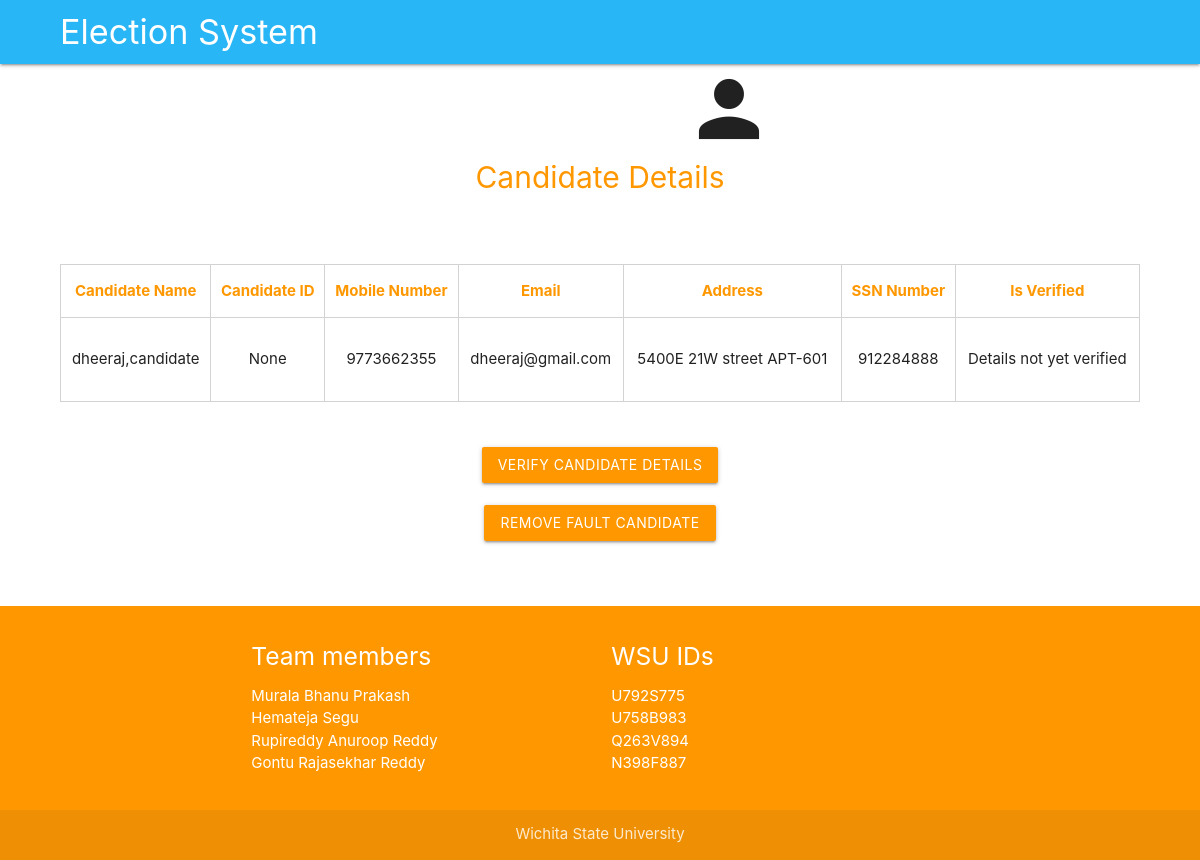
The page /cand/10/ (signed in) on the database its author committed.
### application/models.py (models this page shows, shortened)
class CandidateInformation(models.Model):
    id = models.AutoField(primary_key=True) # primary key of the table.
    member = models.ForeignKey(ElectionMember, on_delete=models.CASCADE)
    candidate_id = models.CharField(max_length=20,null=True,blank=True) # candidate id ( will create by admin once details verified)
    birth_date = models.DateField(null=True) # date of birth of candidate
    person_type = models.CharField(max_length=6, choices=(('Male','Male'),('Female','Female')),null=True)
    full_address = models.CharField(max_length=180,null=True)
    state = models.CharField(choices=(('KS','Kansas'),), max_length=2,null=True)
    postal_code = models.CharField(max_length=5,null=True)
    ssn = models.CharField(max_length=9,null=True)
    political_party = models.CharField(max_length=3, choices=POLITICAL_PARTY_CHOICES,null=True)
    address_proof = models.FileField(upload_to='candidate_documents/',null=True)
    is_candidate_verified = models.BooleanField(default=False)
    is_fault_account = models.BooleanField(default=False)
    description = models.CharField(max_length=100,null=True,blank=True)

class ElectionMember(AbstractUser):
    election_member_id = models.AutoField(primary_key=True)
    phone_number = models.CharField(max_length=10, null=True, blank=True)
    member_type = models.CharField(max_length=3,
                                   choices=(('CAN', 'Candidate'), ('VOT', 'Voter'), ('ADM', 'Election Admin')), null=True)

### application/views.py (the view)
# urls.py: path('cand/<int:id>/', get_candidate_details, name='get_candidate'),
def get_candidate_details(request, id):
    if not request.user.is_active:
        return member_session_not_active(request)
    candidate = CandidateInformation.objects.filter(pk=id).first()
    return render(request, 'Election_Candidate.html', {'candidate': candidate})

### application/templates/Election_Candidate.html (shortened to what this page needs)
{% extends 'website_base.html' %}
{% load crispy_forms_tags %}
{% load static %}
{% block child_template %}
    <head>
    </head>
<div>
     <center>
         <i class="material-icons large">person</i>
            <h1 class="screen-header text-center">
            Candidate Details
        </h1>
         <br>
        </center>
    {% if candidate.full_address %}
        <div class="row">
        <br>
        <div class="col-md-12 col-lg-12">
            <table class="table">
                <thead>
                <tr>
                    <th>Candidate Name</th>
                    <th>Candidate ID</th>
                    <th>Mobile Number</th>
                    <th>Email</th>
                    <th>Address</th>
                    <th>SSN Number</th>
                    <th>
                        Is Verified
                    </th>
                </tr>
                </thead>
                <tbody>
                    <tr>
                        <td>{{candidate.member.first_name}},{{candidate.member.last_name}}</td>
                        <td>
                            {{candidate.candidate_id}}
                        </td>
                        <td>{{candidate.member.phone_number}}</td>
                        <td>{{candidate.member.email}}</td>
                        <td>{{candidate.full_address}}</td>
                        <td>{{candidate.ssn}}</td>
                        <td>
                            {% if candidate.is_candidate_verified %}
                                <p>
                                    Details verified
                                </p>
                            {% else %}
                            <p>
                                Details not yet verified
                            </p>
                            {% endif %}
                        </td>
                    </tr>
                </tbody>
            </table>
            <br>
            <br>
            {% if request.user.is_superuser %}
            <center>
                <a class="btn screen-primary-btn" href="/cand/verify/{{candidate.pk}}">
                    Verify Candidate Details
                </a>
                <br><br>
                <a class="btn btn-danger remove-btn" href="/cand/del/{{candidate.pk}}">
                    Remove Fault Candidate
                </a>
                <br><br><br>
            </center>
            {% endif %}
        </div>
    </div>
    {% endif %}
</div>
{% endblock %}

### application/templates/website_base.html (style rules this page uses)
th,td { border:1px solid lightgray !important; text-align:center; }
th { background-color:white !important; font-weight:bold !important; color:#ff9800 !important; }
a { color:#ff9800 !important; }
.btn { background:#ff9800 !important; color:white !important; }
h1 { font-size:30px !important; color: #ff9800 !important; margin-top:0px !important; }

### rows shown on the page
CandidateInformation: member.first_name "dheeraj", member.last_name "candidate", candidate_id "None", member.phone_number "9773662355", member.email "dheeraj@gmail.com", full_address "5400E 21W street APT-601", ssn "912284888"
